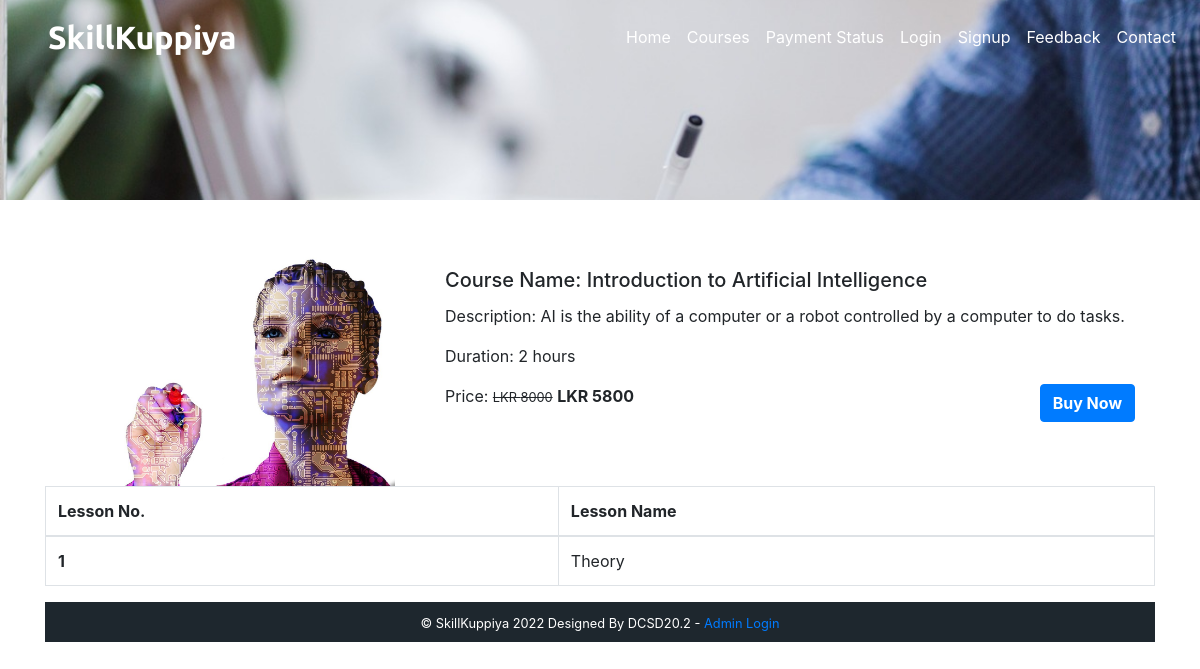
/coursedetails.php?course_id=18, run on the app's committed database.
### tables this page shows
CREATE TABLE `course` (
  `course_id` int(11) NOT NULL,
  `course_name` text NOT NULL,
  `course_desc` text NOT NULL,
  `course_author` varchar(255) NOT NULL,
  `course_img` text NOT NULL,
  `course_duration` text NOT NULL,
  `course_price` int(11) NOT NULL,
  `course_original_price` int(11) NOT NULL
);

CREATE TABLE `lesson` (
  `lesson_id` int(11) NOT NULL,
  `lesson_name` text NOT NULL,
  `lesson_desc` text NOT NULL,
  `lesson_link` text NOT NULL,
  `course_id` int(11) NOT NULL,
  `course_name` text NOT NULL
);

### coursedetails.php (the view, shortened to what this page needs)
<?php
  include('./mainInclude/header.php');
?>
    <div class="container-fluid bg-dark">
      <div class="row">
        <img src="./image/coursebanner.jpg" alt="courses" style="height:200px; width:100%; object-fit:cover; box-shadow:10px;"/>
      </div>
    </div>
    <div class="container mt-5">
      <?php
          if(isset($_GET['course_id'])){
           $course_id = $_GET['course_id'];
           $sql = "SELECT * FROM course WHERE course_id = '$course_id'";
          $result = $conn->query($sql);
          if($result->num_rows > 0){
            while($row = $result->fetch_assoc()){
              echo '
                <div class="row">
                <div class="col-md-4">
                  <img src="'.str_replace('..', '.', $row['course_img']).'" class="card-img-top" alt="Guitar" />
                </div>
                <div class="col-md-8">
                  <div class="card-body">
                    <h5 class="card-title">Course Name: '.$row['course_name'].'</h5>
                    <p class="card-text"> Description: '.$row['course_desc'].'</p>
                    <p class="card-text"> Duration: '.$row['course_duration'].'</p>
                    <form action="checkout.php" method="post">
                      <p class="card-text d-inline">Price: <small><del>LKR '.$row['course_original_price'].'</del></small> <span class="font-weight-bolder">LKR '.$row['course_price'].'<span></p>
                      <input type="hidden" name="id" value='. $row["course_price"] .'>
                      <button type="submit" class="btn btn-primary text-white font-weight-bolder float-right" name="buy">Buy Now</button>
                    </form>
                  </div>
                </div>
              ';
            }
          }
         }
        ?>
      </div>
      <div class="container">
          <div class="row">
          <?php $sql = "SELECT * FROM lesson";
                $result = $conn->query($sql);
                if($result->num_rows > 0){
          echo '
           <table class="table table-bordered table-hover">
             <thead>
               <tr>
                 <th scope="col">Lesson No.</th>
                 <th scope="col">Lesson Name</th>
               </tr>
             </thead>
             <tbody>';
             $num = 0;
             while($row = $result->fetch_assoc()){
              if($row['course_id'] == $course_id) {
               $num++;
              echo ' <tr>
               <th scope="row">'.$num.'</th>
               <td>'. $row["lesson_name"].'</td></tr>';
              }
             }
             echo '</tbody>
           </table>';
            } ?>
       </div>
      </div>
     <?php
  include('./mainInclude/footer.php');
?>

### data on the page
course: course_img (picture), course_name "Introduction to Artificial Intelligence", course_desc "AI is the ability of a computer or a robot controlled by a computer to do tasks.", course_duration "2 hours", course_original_price "8000", course_price "5800"
lesson: lesson_name "Theory"
